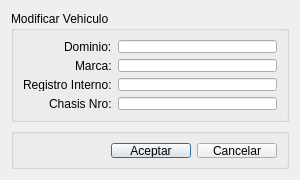
<?xml version="1.0" encoding="UTF-8"?>
<ui version="4.0">
 <class>DialogModificarVehiculo</class>
 <widget class="QDialog" name="DialogModificarVehiculo">
  <property name="geometry">
   <rect>
    <x>0</x>
    <y>0</y>
    <width>300</width>
    <height>180</height>
   </rect>
  </property>
  <property name="minimumSize">
   <size>
    <width>300</width>
    <height>180</height>
   </size>
  </property>
  <property name="maximumSize">
   <size>
    <width>300</width>
    <height>180</height>
   </size>
  </property>
  <property name="windowTitle">
   <string>Modificar Vehiculo</string>
  </property>
  <layout class="QVBoxLayout" name="verticalLayout">
   <item>
    <widget class="QGroupBox" name="groupBox">
     <property name="title">
      <string>Modificar Vehiculo</string>
     </property>
     <layout class="QFormLayout" name="formLayout">
      <property name="labelAlignment">
       <set>Qt::AlignRight|Qt::AlignTrailing|Qt::AlignVCenter</set>
      </property>
      <item row="0" column="0">
       <widget class="QLabel" name="label">
        <property name="text">
         <string>Dominio:</string>
        </property>
       </widget>
      </item>
      <item row="1" column="0">
       <widget class="QLabel" name="label_2">
        <property name="text">
         <string>Marca:</string>
        </property>
       </widget>
      </item>
      <item row="0" column="1">
       <widget class="QLineEdit" name="lineEditDominio"/>
      </item>
      <item row="2" column="0">
       <widget class="QLabel" name="label_3">
        <property name="text">
         <string>Registro Interno:</string>
        </property>
       </widget>
      </item>
      <item row="1" column="1">
       <widget class="QLineEdit" name="lineEditMarca"/>
      </item>
      <item row="2" column="1">
       <widget class="QLineEdit" name="lineEditRegistroInterno"/>
      </item>
      <item row="3" column="1">
       <widget class="QLineEdit" name="lineEditChasisNro"/>
      </item>
      <item row="3" column="0">
       <widget class="QLabel" name="label_4">
        <property name="text">
         <string>Chasis Nro:</string>
        </property>
       </widget>
      </item>
     </layout>
    </widget>
   </item>
   <item>
    <widget class="QGroupBox" name="groupBoxButtonBox">
     <property name="minimumSize">
      <size>
       <width>271</width>
       <height>41</height>
      </size>
     </property>
     <property name="maximumSize">
      <size>
       <width>16777215</width>
       <height>41</height>
      </size>
     </property>
     <property name="title">
      <string/>
     </property>
     <layout class="QGridLayout" name="gridLayout_2">
      <property name="leftMargin">
       <number>9</number>
      </property>
      <property name="topMargin">
       <number>9</number>
      </property>
      <property name="rightMargin">
       <number>9</number>
      </property>
      <property name="bottomMargin">
       <number>8</number>
      </property>
      <item row="0" column="1">
       <widget class="QPushButton" name="pushButtonAceptar">
        <property name="text">
         <string>Aceptar</string>
        </property>
       </widget>
      </item>
      <item row="0" column="2">
       <widget class="QPushButton" name="pushButtonCancelar">
        <property name="text">
         <string>Cancelar</string>
        </property>
       </widget>
      </item>
      <item row="0" column="0">
       <spacer name="horizontalSpacer_2">
        <property name="orientation">
         <enum>Qt::Horizontal</enum>
        </property>
        <property name="sizeHint" stdset="0">
         <size>
          <width>40</width>
          <height>20</height>
         </size>
        </property>
       </spacer>
      </item>
     </layout>
    </widget>
   </item>
  </layout>
 </widget>
 <resources/>
 <connections/>
</ui>
